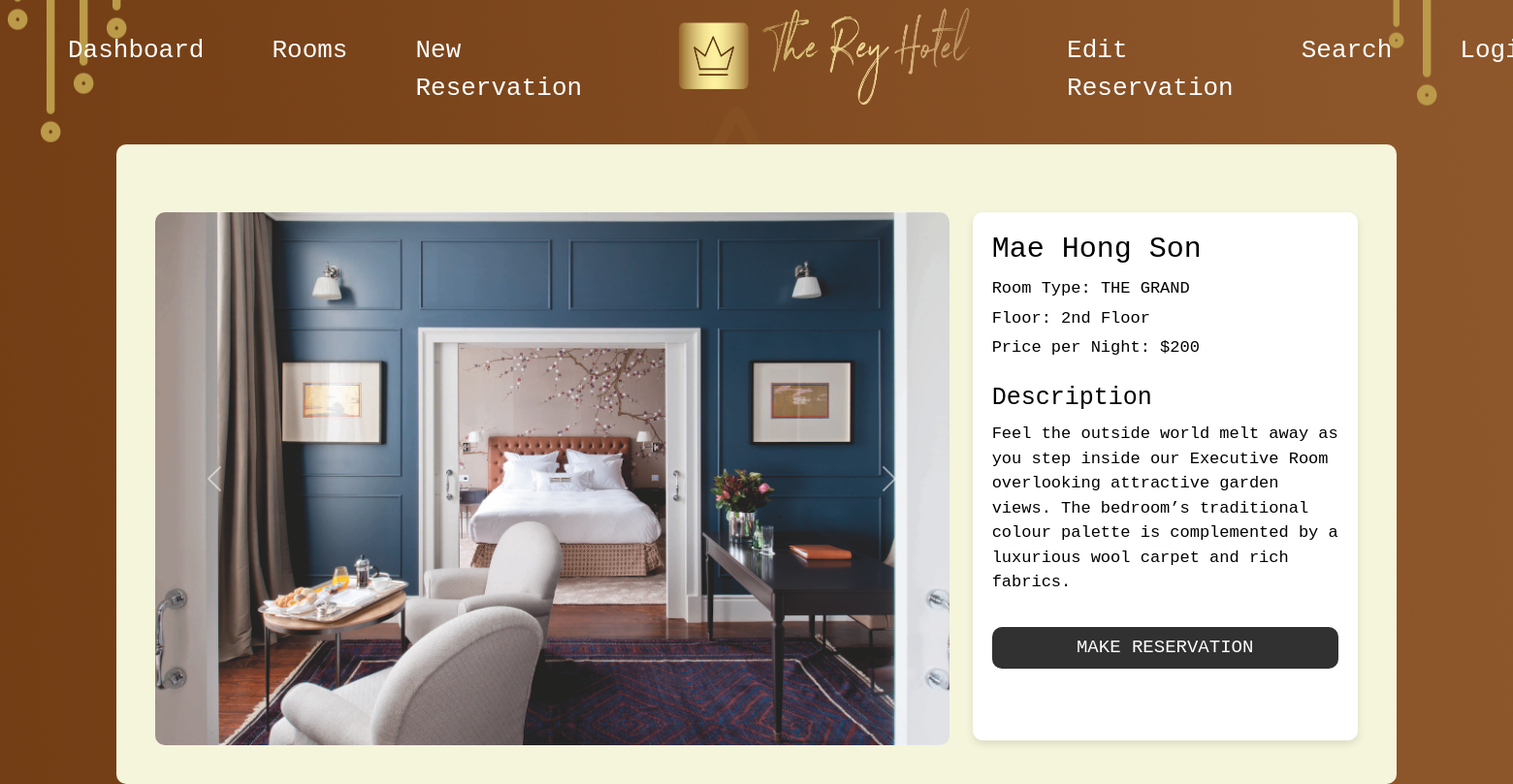
The page /hotel-room/2 on the database its author committed.
### hotel/models.py (models this page shows, shortened)
class RoomImage(models.Model):
    room = models.ForeignKey(Rooms, related_name='images', on_delete=models.CASCADE)
    image = models.ImageField()

class Rooms(models.Model):
    FLOOR1 = '1st Floor'
    FLOOR2 = '2nd Floor'
    FLOOR3 = '3rd Floor'
    ROYAL = 'THE ROYAL'
    GRAND = 'THE GRAND'
    LUXURY = 'LUXURY SUITE'
    room_title = models.CharField(max_length=100)
    room_type = models.CharField(max_length=100, choices=[(ROYAL, 'THE ROYAL'), (GRAND, 'THE GRAND'), (LUXURY, 'LUXURY SUITE')])
    room_name = models.CharField(max_length=100)
    room_floor = models.CharField(max_length=50, choices=[(FLOOR1, '1st Floor'),(FLOOR2, '2nd Floor'),(FLOOR3, '3rd Floor')])
    room_description = models.CharField(max_length=300)
    price_per_night = models.IntegerField()

### hotel/views.py (the view)
# urls.py: path('hotel-room/<roomId>', hotel_room, name="hotel_room"),
def hotel_room(request, roomId):
    room = Rooms.objects.get(id=roomId)
    images = RoomImage.objects.filter(room=room)
    return render(request, "hotel_room.html", {'roomId': roomId, 'room': room})

### hotel/templates/hotel_room.html (shortened to what this page needs)
{% extends "base.html" %}
{% block start %}
<div class="container">
  <div class="row">
    <div class="col-md-8">
      <div id="roomCarousel" class="carousel slide" data-ride="carousel">
        <div class="carousel-inner">
          {% for image in room.images.all %}
            <div class="carousel-item {% if forloop.first %}active{% endif %}">
              <img src="{{ image.image.url }}" class="d-block w-100" alt="Room Image" style="height: 550px;">
            </div>
          {% endfor %}
        </div>
        <a class="carousel-control-prev" onclick="previous()" role="button" data-slide="prev">
          <span class="carousel-control-prev-icon" aria-hidden="true"></span>
        </a>
        <a class="carousel-control-next" onclick="next()" role="button" data-slide="next">
          <span class="carousel-control-next-icon" aria-hidden="true"></span>
        </a>
      </div>
    </div>
    <div class="col-md-4">
      <div class="room-info" style="height: 545px;">
        <h2 class="room-title">{{ room.room_title }}</h2>
        <p class="room-type">Room Type: {{ room.get_room_type_display }}</p>
        <p class="room-floor">Floor: {{ room.get_room_floor_display }}</p>
        <p class="room-price">Price per Night: ${{ room.price_per_night }}</p>
        <p style="margin-top: 20px; font-size: 25px;">Description</p>
        <p class="room-description">{{ room.room_description }}</p>
        <form action="/reservation/" method="POST">
          <button type="submit" class="btn" style="position: fixed; top: 80%; width: 357px; font-family: monospace; color: white; background-color: rgb(50, 49, 49); font-size: 19px; border-radius: 10px;">MAKE RESERVATION</button>
        </form>
      </div>
    </div>
  </div>
</div>
{% endblock %}

### hotel/templates/base.html (style rules this page uses)
body { justify-content: center; align-items: center; background-image: url('/media/background.png'); background-repeat: no-repeat; background-attachment: fixed; background-position: 50% 40%; }

### hotel/templates/hotel_room.html (style rules this page uses)
.container { margin-top: 30px; background-color: beige; border-radius: 10px; padding: 20px; }
#roomCarousel img { width: 100%; height: 100%; object-fit: cover; border-radius: 10px; }
.room-info { background-color: white; color: black; padding: 20px; border-radius: 10px; box-shadow: 0 4px 8px rgba(0, 0, 0, 0.1); font-family: monospace; }
.room-title { font-size: 30px; margin-bottom: 10px; }
.room-description { margin-bottom: 15px; margin-top: -10px; font-size: 17px; }
.room-type, .room-floor, .room-price { font-size: 17px; margin-bottom: 5px; }

### rows shown on the page
RoomImage: image (picture)
Rooms: room_title "Mae Hong Son", room_type "THE GRAND", room_floor "2nd Floor", price_per_night "200", room_description "Feel the outside world melt away as you step inside our Executive Room overlooking attractive garden views. The bedroom’s traditional colour palette is complemented by a luxurious wool carpet and rich fabrics."
